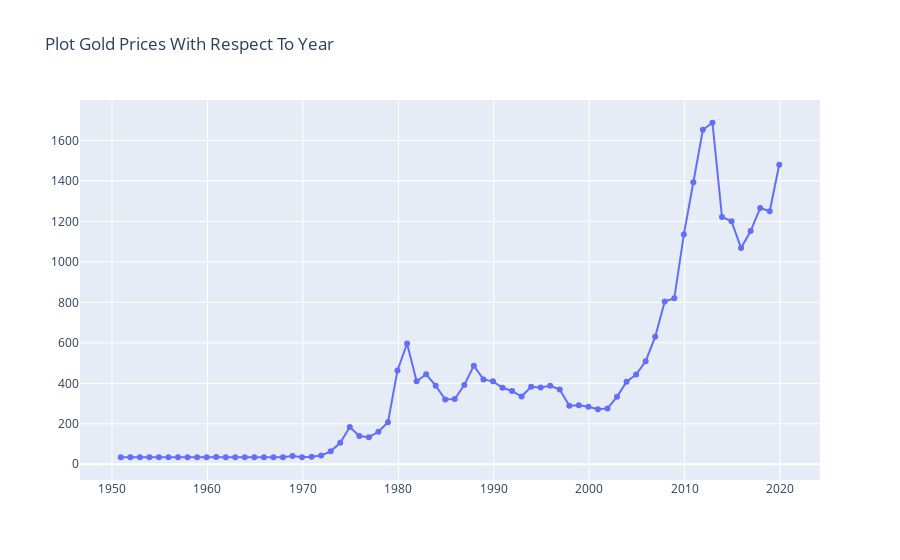

Notebook code cell kept with this figure:
### Markdown cell above
3. Annual Data of gold prices with respect to Year by plotly.graph_objs

### Code cell
trace1 = go.Scatter(x= annual_data.Date, y= annual_data.Price,mode = "lines+markers")
layout = dict(title = 'Plot Gold Prices With Respect To Year')
fig = dict(data = trace1, layout = layout)
iplot(fig)
